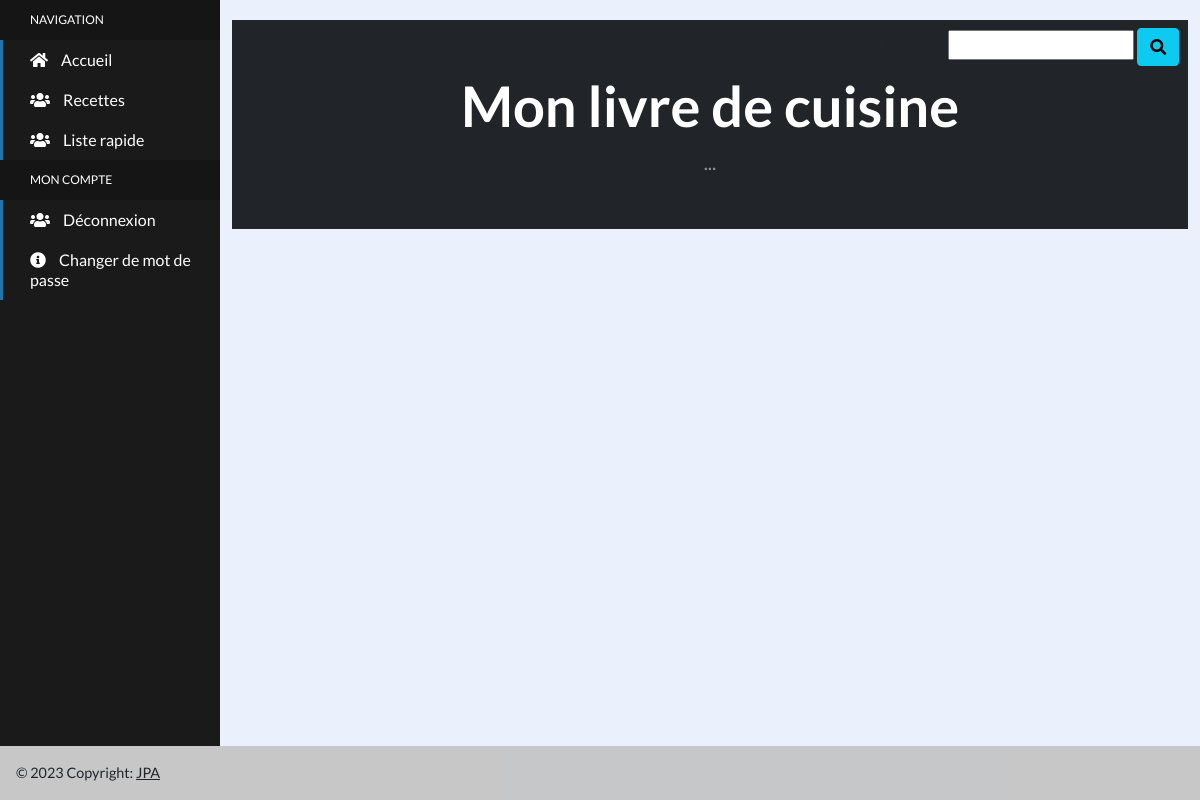
/recettes/lr, run on an earlier commit of the app's database.
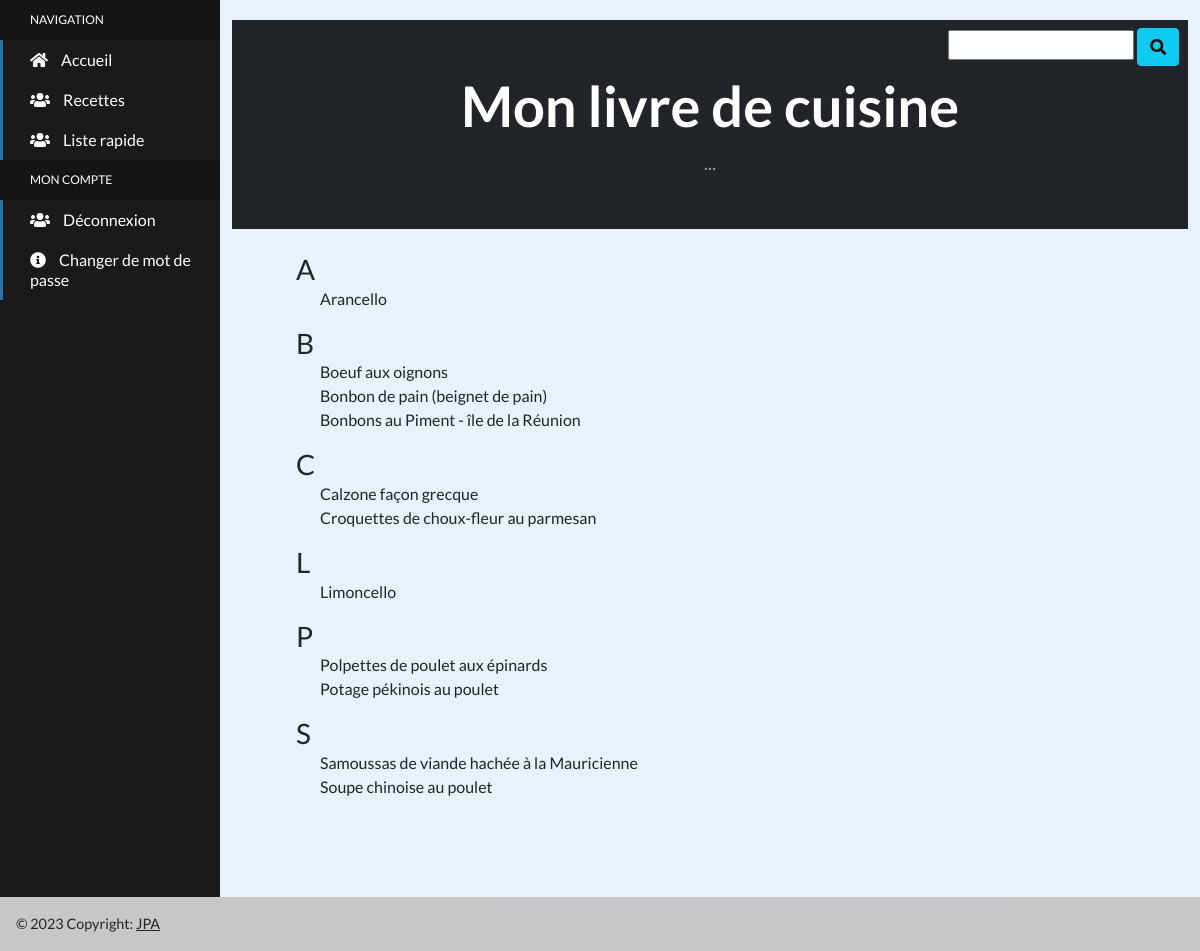
And on a later commit of the database.
### recettes/models.py (models this page shows, shortened)
class BlogRecettes(models.Model):
    name = models.CharField(max_length=100, blank=False)
    recipe = models.TextField(blank=False, null=True)
    ingredient = models.TextField(blank=False, null=True)
    note = models.TextField(blank=True, null=True)
    category = models.ForeignKey(Category, on_delete=models.RESTRICT)
    picture = models.CharField(max_length=200, blank=True)
    url_picture = models.URLField(max_length=200, blank=True)
    url_recipe = models.URLField(max_length=200, blank=True)  # url vers recette  RECIPE = RECETTE
    author = models.ForeignKey(User, on_delete=models.SET_NULL, blank=True, null=True)
    class Meta:
        ordering = ['name']
        verbose_name = "Recette"

### recettes/views.py (the view)
# urls.py: path("lr", liste_rapide, name="recettes_rapide"),
def liste_rapide(request):
    rec_list = BlogRecettes.objects.all()
    if request.method == "POST":
        form1 = RecetteSearchForm(request.POST)
        if form1.is_valid():
            base_url = reverse('recettes')
            query_string = urlencode(form1.cleaned_data)
            url = '{}?{}'.format(base_url, query_string)
            return redirect(url)
    else:
        form1 = RecetteSearchForm()
        recette_form = request.GET.get("recette", "")
        ingredient_form = request.GET.get("ingredient", "")
        if recette_form is not None:
            rec_list = rec_list.filter(Q(name__icontains=recette_form) | Q(recipe__icontains=recette_form))
            form1.fields['recette'].initial = recette_form
        if ingredient_form is not None:
            rec_list = rec_list.filter(ingredient__icontains=ingredient_form)
    return render(request, "recettes/liste_rapide.html", locals())

### recettes/forms.py
class RecetteSearchForm(Form):
    recette = CharField(max_length=100, required=False)

### recettes/templatetags/filtre_perso.py (called while the page is built)
@register.filter
def first_letters(iterable):
    result = ""
    result = iterable[:1]
    return result

### recettes/templates/recettes/liste_rapide.html
{% extends "livre_recettes/base.html" %}
{% load filtre_perso %}
{% load static %}
{% block content %}
    <section class="py-4" style="margin-left: 4rem">
        {% regroup rec_list by name|first_letters as Newlist %}
        {% for x in Newlist %}
            <div class="">
                <h3 style="margin-bottom: 1rem">{{ x.grouper }}</h3>
                {% for y in x.list %}
                    <p style="margin-top: -1rem"><a class="text-decoration-none text-dark ms-4" href="r{{ y.id }}">{{ y.name }}</a></p>
                {% endfor %}
            </div>
        {% endfor %}
    </section>
{% endblock content %}

What changed in the data, as far as the page shows it:
added BlogRecettes: name "Arancello", shown under "A"
added BlogRecettes: name "Boeuf aux oignons", shown under "B"
added BlogRecettes: name "Bonbon de pain (beignet de pain)", shown under "B"
added BlogRecettes: name "Bonbons au Piment - île de la Réunion", shown under "B"
added BlogRecettes: name "Calzone façon grecque", shown under "C"
added BlogRecettes: name "Croquettes de choux-fleur au parmesan", shown under "C"
added BlogRecettes: name "Limoncello", shown under "L"
added BlogRecettes: name "Polpettes de poulet aux épinards", shown under "P"
added BlogRecettes: name "Potage pékinois au poulet", shown under "P"
added BlogRecettes: name "Samoussas de viande hachée à la Mauricienne", shown under "S"
added BlogRecettes: name "Soupe chinoise au poulet", shown under "S"
Also different on the page:
new list line: "A"
new list line: "B"
new list line: "C"
new list line: "L"
new list line: "P"
new list line: "S"
